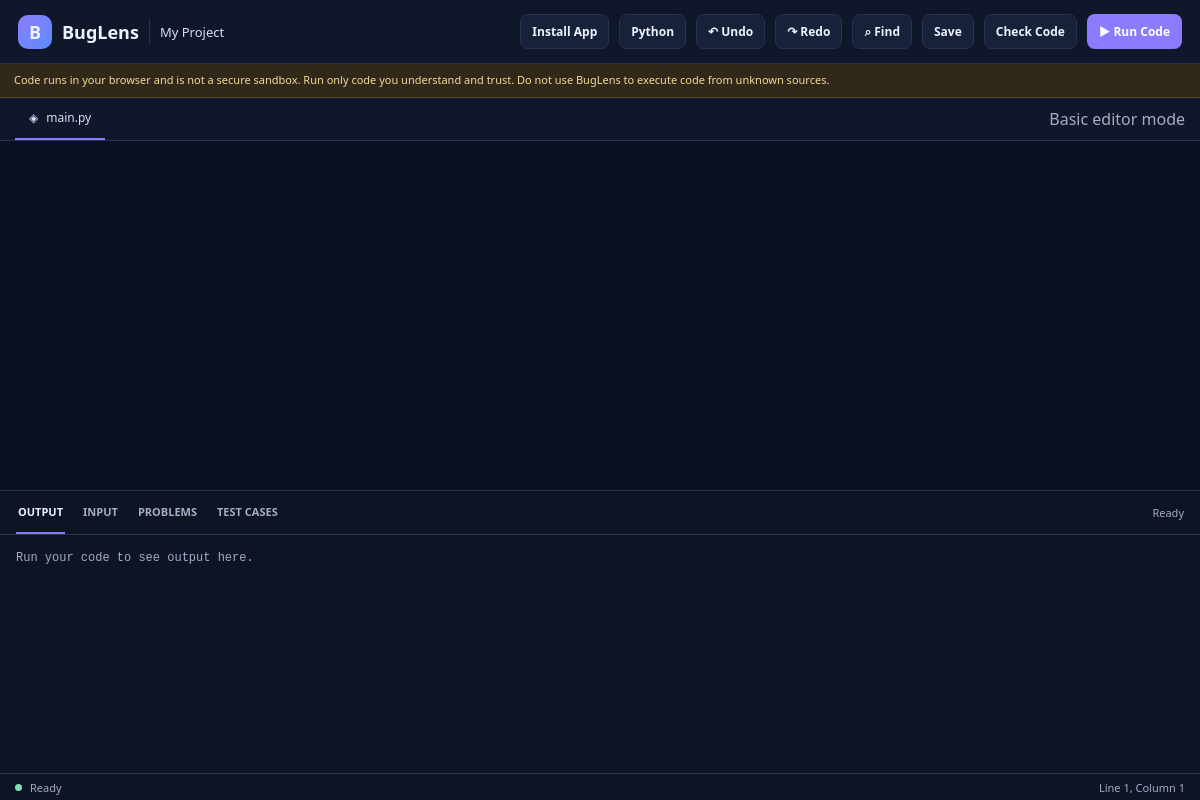
Page /project/9 (signed in) on the committed database.
### app.py (models this page shows)
class Project(db.Model):
    id = db.Column(db.Integer, primary_key=True)
    name = db.Column(db.String(100), nullable=False, default="My Project")
    language = db.Column(db.String(20), nullable=False, default="python")
    code = db.Column(db.Text, nullable=False, default="")
    user_id = db.Column(
        db.Integer,
        db.ForeignKey("user.id"),
        nullable=False,
        index=True,
    )

### app.py (the view)
@app.route("/project/<int:project_id>")
@login_required
def editor(project_id):
    project = get_owned_project(project_id)
    return render_template("editor.html", project=project)

### app.py (called while the page is built)
@login_manager.user_loader
def load_user(user_id):
    try:
        return db.session.get(User, int(user_id))
    except (TypeError, ValueError):
        return None

def get_owned_project(project_id):
    return Project.query.filter_by(
        id=project_id,
        user_id=current_user.id,
    ).first_or_404()

@app.after_request
def add_security_headers(response):
    response.headers.setdefault("X-Content-Type-Options", "nosniff")
    response.headers.setdefault("X-Frame-Options", "SAMEORIGIN")
    response.headers.setdefault("Referrer-Policy", "strict-origin-when-cross-origin")
    return response

### templates/editor.html (shortened to what this page needs)
<!DOCTYPE html>
<html lang="en">
<head>
</head>
<body>
<div class="app">
<header class="topbar">
  <div class="topbar-left">
    <a class="brand" href="{{ url_for('dashboard') }}"><span class="brand-icon">B</span><span>BugLens</span></a>
    <span class="project-name" title="{{ project.name }}">{{ project.name }}</span>
  </div>
  <div class="topbar-right toolbar">
    <button class="button" type="button" data-install-app hidden>Install App</button>
    <span class="button" aria-label="Project language">{{ 'Python' if project.language == 'python' else 'JavaScript' }}</span>
    <button class="button" id="undoBtn" type="button">↶ Undo</button>
    <button class="button" id="redoBtn" type="button">↷ Redo</button>
    <button class="button" id="findBtn" type="button">⌕ Find</button>
    <button class="button" id="saveBtn" type="button">Save</button>
    <button class="button" id="checkBtn" type="button">Check Code</button>
    <button class="button button-primary" id="runBtn" type="button">▶ Run Code</button>
  </div>
</header>
<div class="run-warning">Code runs in your browser and is not a secure sandbox. Run only code you understand and trust. Do not use BugLens to execute code from unknown sources.</div>
<main class="workspace">
<section class="editor-section" aria-label="Code editor">
  <div class="editor-toolbar">
    <div class="file-tab"><span>◈</span><span id="fileName">{{ 'main.py' if project.language == 'python' else 'main.js' }}</span></div>
    <span id="editorInfo" class="muted-line">Loading editor…</span>
  </div>
  <div id="editor"><textarea id="fallbackEditor" class="fallback-editor" spellcheck="false" aria-label="Source code">{{ project.code or '' }}</textarea></div>
</section>
<section class="bottom-panel" aria-label="Output, input, diagnostics and tests">
  <div class="panel-tabs">
    <button class="tab active" data-panel="outputPanel" type="button">OUTPUT</button>
    <button class="tab" data-panel="inputPanel" type="button">INPUT</button>
    <button class="tab" data-panel="problemsPanel" type="button">PROBLEMS</button>
    <button class="tab" data-panel="testsPanel" type="button">TEST CASES</button>
    <span class="panel-status" id="saveStatus">Ready</span>
  </div>
  <div class="panel-content" id="outputPanel" role="log" aria-live="polite"><span class="muted-line">Run your code to see output here.</span></div>
  <div class="status"><span class="status-dot" id="statusDot"></span><span id="statusText">Ready</span><span style="margin-left:auto" id="cursorStatus">Line 1, Column 1</span></div>
</section>
</main>
</div>
</body>
</html>

### templates/editor.html (style rules this page uses)
:root { color-scheme:dark;--bg:#0b1020;--panel:#121a2d;--panel2:#0d1424;--border:#26334d;--text:#eef2ff;--muted:#a2aec6;--accent:#8b7cff;--success:#7ee0b0;--danger:#ff8585;--warning:#f3c969 }
* { box-sizing:border-box }
body { margin:0;min-height:100vh;overflow:hidden;background:var(--bg);color:var(--text);font-family:system-ui,-apple-system,"Segoe UI",sans-serif }
button,textarea,input { font:inherit }
button { cursor:pointer }
.app { min-height:100vh;display:flex;flex-direction:column }
.topbar { min-height:64px;padding:10px 18px;display:flex;align-items:center;justify-content:space-between;gap:12px;border-bottom:1px solid var(--border);background:#10172a }
.topbar-left,.topbar-right,.brand,.toolbar { display:flex;align-items:center;gap:10px }
.brand { font-weight:800;font-size:18px;color:var(--text);text-decoration:none }
.brand-icon { width:34px;height:34px;display:grid;place-items:center;border-radius:10px;background:linear-gradient(135deg,#8b7cff,#5b8cff) }
.project-name { max-width:220px;overflow:hidden;color:#d5def3;font-size:13px;text-overflow:ellipsis;white-space:nowrap }
.button { min-height:35px;padding:0 11px;display:inline-flex;align-items:center;justify-content:center;gap:6px;border:1px solid var(--border);border-radius:8px;background:#172139;color:var(--text);font-size:12px;font-weight:700 }
.button-primary { border-color:transparent;background:var(--accent);color:white }
.workspace { min-height:0;flex:1;display:grid;grid-template-rows:minmax(220px,1fr) 310px }
.editor-section { min-height:0;display:flex;flex-direction:column }
.editor-toolbar { min-height:43px;padding:0 15px;display:flex;align-items:center;justify-content:space-between;gap:10px;border-bottom:1px solid var(--border);background:#10172a }
.file-tab { align-self:stretch;padding:0 14px;display:inline-flex;align-items:center;gap:8px;border-bottom:2px solid var(--accent);color:#dcd7ff;font-size:12px }
.muted-line { color:var(--muted) }
#editor { min-height:0;flex:1;width:100%;background:#0b1020 }
.fallback-editor { width:100%;height:100%;min-height:200px;padding:18px;resize:none;border:0;outline:none;background:#0b1020;color:#e1e8fa;font:14px/1.65 Consolas,monospace;tab-size:4 }
.bottom-panel { min-height:0;display:flex;flex-direction:column;border-top:1px solid var(--border);background:var(--panel2) }
.panel-tabs { min-height:43px;padding:0 16px;display:flex;align-items:center;gap:16px;border-bottom:1px solid var(--border);overflow-x:auto }
.tab { height:43px;padding:0 2px;flex-shrink:0;border:0;border-bottom:2px solid transparent;background:transparent;color:var(--muted);font-size:11px;font-weight:800 }
.tab.active { border-bottom-color:var(--accent);color:var(--text) }
.panel-status { margin-left:auto;color:var(--muted);font-size:11px;white-space:nowrap }
.panel-content { min-height:0;flex:1;overflow:auto;padding:13px 16px;font:12px/1.7 Consolas,monospace;white-space:pre-wrap;overflow-wrap:anywhere }
.status { min-height:27px;padding:5px 15px;display:flex;align-items:center;gap:8px;border-top:1px solid var(--border);color:var(--muted);font-size:11px }
.status-dot { width:7px;height:7px;flex-shrink:0;border-radius:50%;background:var(--success) }
.run-warning { padding:8px 14px;border-bottom:1px solid #5c4c2a;background:#302818;color:#f4d99a;font-size:11px;line-height:1.5 }

### rows in the picture
Project: name "My Project", language "Python", language "main.py"
